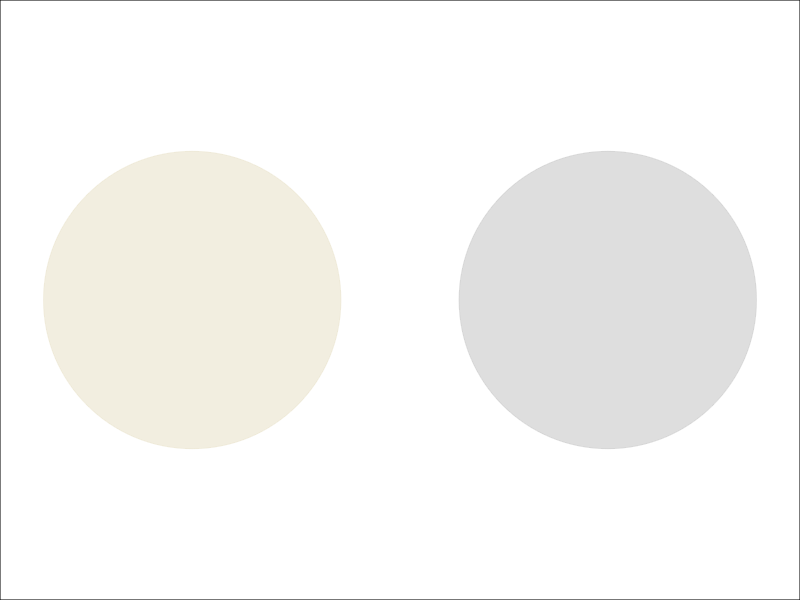
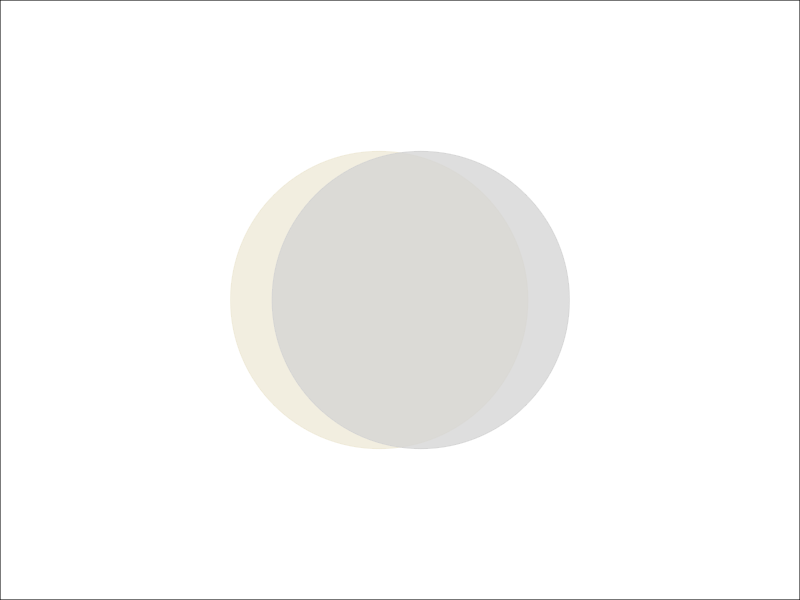

The R script that drew these images, in order:
## ---- chunk 1

library(tidyverse)

this_theme <- function(gg){
   
  gg + 
    theme_void() +
    theme(
      panel.background = element_rect(fill='transparent')
      , plot.background = element_rect(fill='transparent', color=NA)
      , panel.grid.major = element_blank()
      , panel.grid.minor = element_blank()
      , legend.background = element_rect(fill='transparent')
      , legend.box.background = element_rect(fill='transparent')
      )
  
}

circle <- function(gg
                   , size = 100
                   , color = "black"
                   , x = 0 
                   , y = 0){
 
  gg + 
    geom_point(aes(x = x, y = y)
               , size = size
               , color = color
               , alpha = .75) 
   }

ggplot(data = NULL)  %>% 
  circle(color = "#eee8d5", x = -1) %>%  
  circle(color = "light grey", x = 1, y = 0) %>%
  this_theme() +
  xlim(-1.75, 1.75) 

## ---- chunk 2

ggplot(data = NULL)  %>% 
  circle(color = "#eee8d5", x = -0.1) %>%  
  circle(color = "light grey", x = 0.1, y = 0) %>%
  this_theme() +
  xlim(-1.75, 1.75) 

